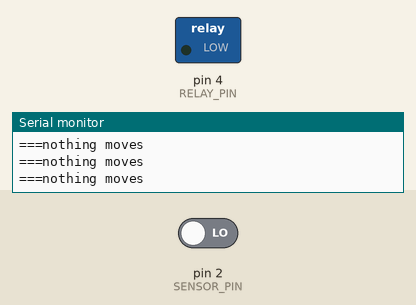
Bench run of a sketch on a simulated Arduino Uno, built with avr-gcc and run on an emulated ATmega328P. Shown: switched loads named in the sketch (green lamp = pin HIGH), the last lines printed to the serial monitor. The test bench sets the inputs (shaded band); at power-on: pin 2 (SENSOR_PIN) LOW.

Above: at 1.8 s.
1.9 s: pin 2 (SENSOR_PIN) driven HIGH
At 2.8 s:
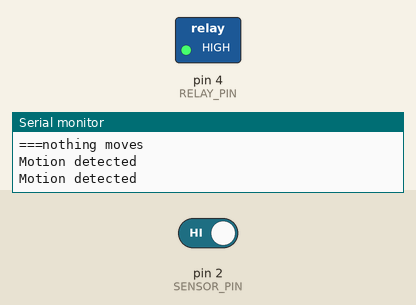
3.5 s: pin 2 (SENSOR_PIN) driven LOW
At 4.0 s:
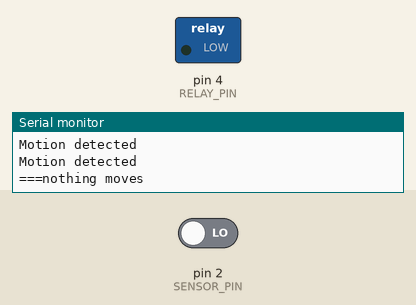
Timing chart, 0 to 6.5 s (numbered marks = the images above; inputs shaded):
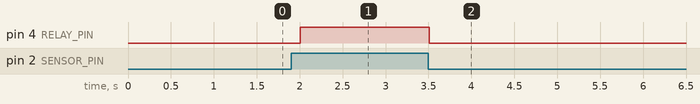

The sketch:

Energy_Saving_Streetlight.ino
```cpp
const int SENSOR_PIN = 2;// the Arduino pin connected to output (middle) wire of sensor
const int RELAY_PIN = 4;// the Arduino pin which is connected to control relay

void setup() {
  Serial.begin(9600);// setup Serial Monitor to display information
   Serial.println("Robojax Arduino Tutorial");
   Serial.println("HC-SR501 sensor with relay");
  pinMode(SENSOR_PIN, INPUT);// Define SENSOR_PIN as Input from sensor
  pinMode(RELAY_PIN, OUTPUT);// Define RELAY_PIN as OUTPUT for relay
}

void loop() {
  int motion =digitalRead(SENSOR_PIN);// read the sensor pin and stores it in "motion" variable

  // if motion is detected
  if(motion==1 ){
    Serial.println("Motion detected");
    digitalWrite(RELAY_PIN, HIGH);// Turn the relay ON
  }else{
     Serial.println("===nothing moves");
     digitalWrite(RELAY_PIN,LOW);// Turn the relay OFF
  }
  delay(500);
}
```

Measured:
- after the input at 1.9 s, pin 4 (RELAY_PIN): LOW → HIGH after 0.11 s
- after the input at 3.5 s, pin 4 (RELAY_PIN): HIGH → LOW at once
